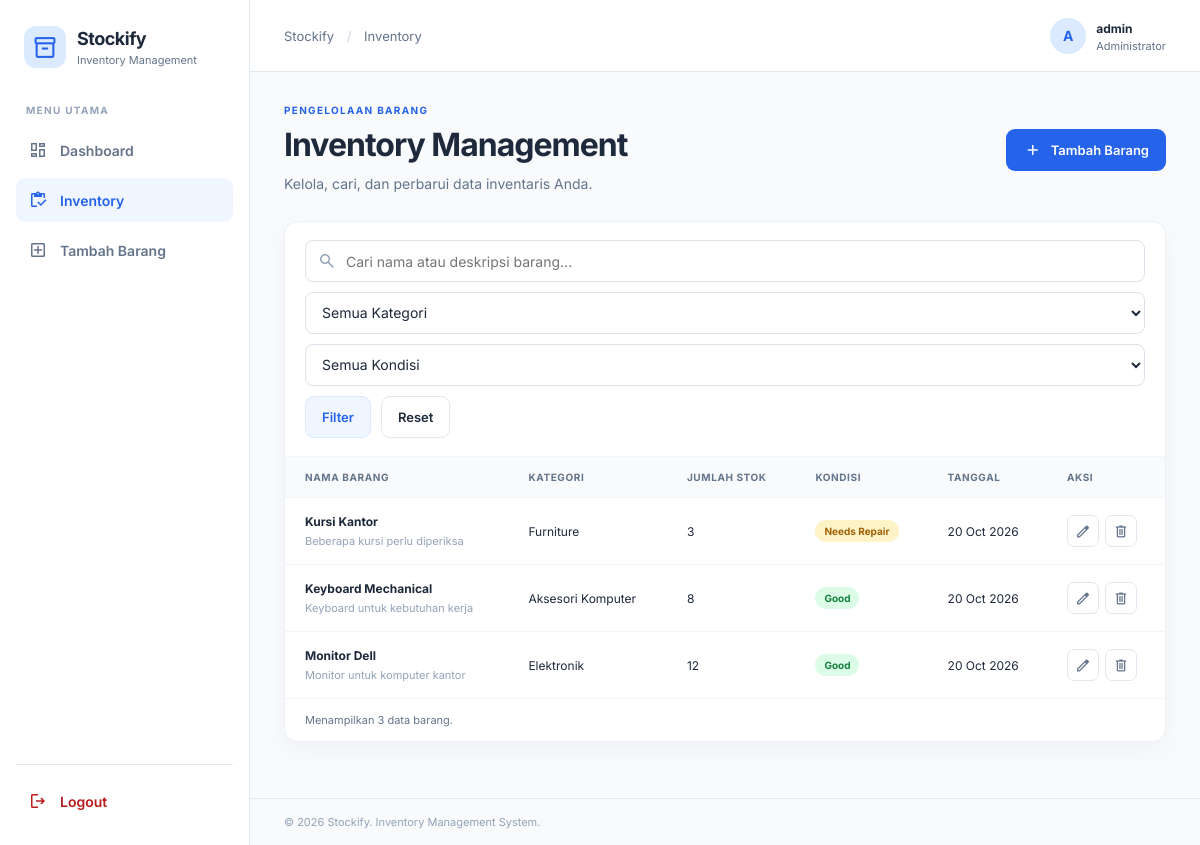
/barang.php (signed in), run on the app's committed database.
### tables this page shows
CREATE TABLE IF NOT EXISTS items (
    id INT UNSIGNED AUTO_INCREMENT PRIMARY KEY,
    item_name VARCHAR(150) NOT NULL,
    category VARCHAR(100) NOT NULL,
    quantity INT UNSIGNED NOT NULL DEFAULT 0,
    condition_status ENUM('Good', 'Needs Repair', 'Damaged') NOT NULL DEFAULT 'Good',
    description TEXT NULL,
    created_at TIMESTAMP DEFAULT CURRENT_TIMESTAMP,
    updated_at TIMESTAMP DEFAULT CURRENT_TIMESTAMP ON UPDATE CURRENT_TIMESTAMP
);

### barang.php (the view, shortened to what this page needs)
<?php
require_once 'config/database.php';
$search = trim($_GET['q'] ?? '');
$sql = 'SELECT * FROM items WHERE 1=1';
$params = [];
$sql .= ' ORDER BY created_at DESC, id DESC';
$stmt = $pdo->prepare($sql);
$stmt->execute($params);
$items = $stmt->fetchAll();
require 'includes/header.php';
?>
<section class="page-heading">
    <div><p class="eyebrow">PENGELOLAAN BARANG</p><h1>Inventory Management</h1><p>Kelola, cari, dan perbarui data inventaris Anda.</p></div>
    <a href="tambah_barang.php" class="btn btn-primary"><span class="material-symbols-outlined">add</span>Tambah Barang</a>
</section>
<section class="panel">
    <form method="get" class="filters">
        <div class="search-field"><span class="material-symbols-outlined">search</span><input type="search" name="q" value="<?= htmlspecialchars($search) ?>" placeholder="Cari nama atau deskripsi barang..."></div>
        <select name="category" aria-label="Filter kategori"><option value="">Semua Kategori</option></select>
        <select name="condition" aria-label="Filter kondisi"><option value="">Semua Kondisi</option></select>
        <button class="btn btn-secondary" type="submit">Filter</button>
        <a class="btn btn-ghost" href="barang.php">Reset</a>
    </form>
    <?php if (!$items): ?>
        <div class="empty-state"><span class="material-symbols-outlined">inventory</span><h3>Barang tidak ditemukan</h3><p>Coba ubah kata kunci atau tambahkan data barang baru.</p><a href="tambah_barang.php" class="btn btn-primary">Tambah Barang</a></div>
    <?php else: ?>
    <div class="table-wrap"><table><thead><tr><th>Nama Barang</th><th>Kategori</th><th>Jumlah Stok</th><th>Kondisi</th><th>Tanggal</th><th>Aksi</th></tr></thead><tbody>
    <?php foreach ($items as $item): ?>
    <tr>
        <td><strong><?= htmlspecialchars($item['item_name']) ?></strong><small class="table-sub"><?= htmlspecialchars($item['description'] ?: 'Tidak ada deskripsi') ?></small></td>
        <td><?= htmlspecialchars($item['category']) ?></td><td><?= number_format((int)$item['quantity']) ?></td>
        <td><span class="status status-<?= strtolower(str_replace(' ', '-', $item['condition_status'])) ?>"><?= htmlspecialchars($item['condition_status']) ?></span></td>
        <td><?= date('d M Y', strtotime($item['created_at'])) ?></td>
        <td><div class="actions"><a class="icon-button" href="edit_barang.php?id=<?= (int)$item['id'] ?>" title="Edit"><span class="material-symbols-outlined">edit</span></a><form method="post" action="hapus_barang.php" data-confirm="Yakin ingin menghapus barang ini?"><input type="hidden" name="id" value="<?= (int)$item['id'] ?>"><button class="icon-button danger" type="submit" title="Hapus"><span class="material-symbols-outlined">delete</span></button></form></div></td>
    </tr>
    <?php endforeach; ?>
    </tbody></table></div>
    <div class="table-bottom">Menampilkan <?= count($items) ?> data barang.</div>
    <?php endif; ?>
</section>
<?php require 'includes/footer.php'; ?>

### assets/css/style.css (style rules this page uses)
:root { --primary: #2563eb; --primary-dark: #1d4ed8; --ink: #1e293b; --muted: #64748b; --line: #e2e8f0; --surface: #ffffff; --background: #f8fafc; --green: #15803d; --orange: #b45309; --red: #b91c1c; --radius: 14px; --shadow: 0 8px 24px rgba(15, 23, 42, .04); }
* { box-sizing: border-box; }
body { margin: 0; font-family: Inter, Arial, sans-serif; background: var(--background); color: var(--ink); font-size: 14px; }
a { color: inherit; text-decoration: none; }
button, input, select, textarea { font: inherit; }
button, a, input, select, textarea { -webkit-tap-highlight-color: transparent; }
.material-symbols-outlined { font-size: 20px; vertical-align: middle; }
.nav-label, .eyebrow { color: #94a3b8; font-size: 10px; font-weight: 700; letter-spacing: 1.3px; }
.page-heading { display: flex; align-items: center; justify-content: space-between; gap: 20px; margin-bottom: 26px; }
.eyebrow { margin: 0 0 9px; color: var(--primary); }
h1, h2, h3, p { margin-top: 0; }
h1 { margin-bottom: 9px; font-size: clamp(25px, 3vw, 32px); letter-spacing: -1px; }
.page-heading p:not(.eyebrow) { color: var(--muted); margin-bottom: 0; line-height: 1.6; }
.btn { display: inline-flex; justify-content: center; align-items: center; gap: 8px; min-height: 42px; padding: 0 16px; border: 1px solid transparent; border-radius: 9px; font-weight: 600; font-size: 13px; cursor: pointer; transition: .2s ease; white-space: nowrap; }
.btn-primary { background: var(--primary); color: white; }
.btn-secondary { background: #eff6ff; border-color: #dbeafe; color: var(--primary); }
.btn-ghost { background: white; color: var(--ink); border-color: var(--line); }
.stat-card, .panel { background: var(--surface); border: 1px solid #edf1f5; border-radius: var(--radius); box-shadow: var(--shadow); }
.panel { overflow: hidden; margin-bottom: 24px; }
.table-wrap { width: 100%; overflow-x: auto; }
table { width: 100%; border-collapse: collapse; text-align: left; white-space: nowrap; }
th { padding: 14px 20px; background: #f8fafc; color: #64748b; font-size: 10px; letter-spacing: .6px; text-transform: uppercase; font-weight: 700; }
td { padding: 16px 20px; border-top: 1px solid #f1f5f9; font-size: 12px; }
td strong { display: block; font-size: 12px; }
.table-sub { display: block; margin-top: 5px; color: #94a3b8; font-size: 11px; max-width: 250px; overflow: hidden; text-overflow: ellipsis; }
.status { display: inline-flex; padding: 5px 9px; border-radius: 99px; font-size: 10px; font-weight: 700; }
.status-good { color: #15803d; background: #dcfce7; }
.status-needs-repair { color: #a16207; background: #fef3c7; }
.actions { display: flex; align-items: center; gap: 6px; }
.actions form { display: inline-flex; margin: 0; }
.icon-button { display: inline-grid; place-items: center; width: 32px; height: 32px; border: 1px solid var(--line); background: white; border-radius: 7px; color: var(--muted); cursor: pointer; }
.icon-button .material-symbols-outlined { font-size: 17px; }
.table-bottom { padding: 14px 20px; border-top: 1px solid #f1f5f9; color: var(--muted); font-size: 11px; }
.filters { display: flex; flex-wrap: wrap; align-items: center; gap: 10px; padding: 18px 20px; border-bottom: 1px solid #f1f5f9; }
.search-field { position: relative; flex: 1 1 230px; }
.search-field > span { position: absolute; left: 12px; top: 50%; transform: translateY(-50%); color: #94a3b8; }
.search-field input { padding-left: 40px; width: 100%; }
input, select, textarea { min-height: 42px; padding: 10px 12px; background: white; border: 1px solid #dbe2ea; border-radius: 8px; color: var(--ink); outline: none; width: 100%; }
select { cursor: pointer; }

### data on the page
items: item_name "Kursi Kantor", description "Beberapa kursi perlu diperiksa", category "Furniture", quantity "3", condition_status "Needs Repair", created_at "20 Oct 2026"
items: item_name "Keyboard Mechanical", description "Keyboard untuk kebutuhan kerja", category "Aksesori Komputer", quantity "8", condition_status "Good", created_at "20 Oct 2026"
items: item_name "Monitor Dell", description "Monitor untuk komputer kantor", category "Elektronik", quantity "12", condition_status "Good", created_at "20 Oct 2026"

### other printed values
$pageTitle "Inventory"
substr($_SESSION['admin_username'] ?? 'A', 0, 1) "A"
$_SESSION['admin_username'] "admin"
count($items) "3"
